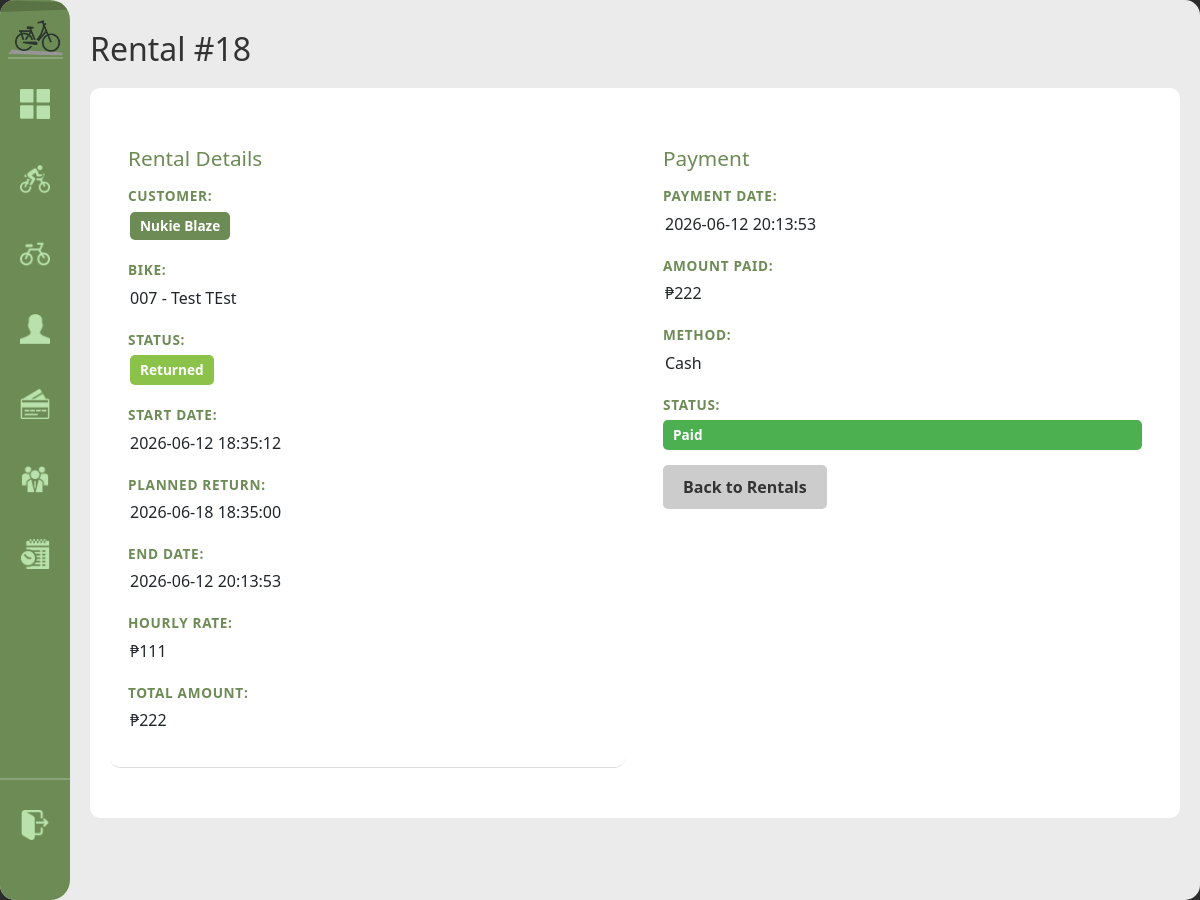
Page /rental/18 (signed in) on the earlier database version.
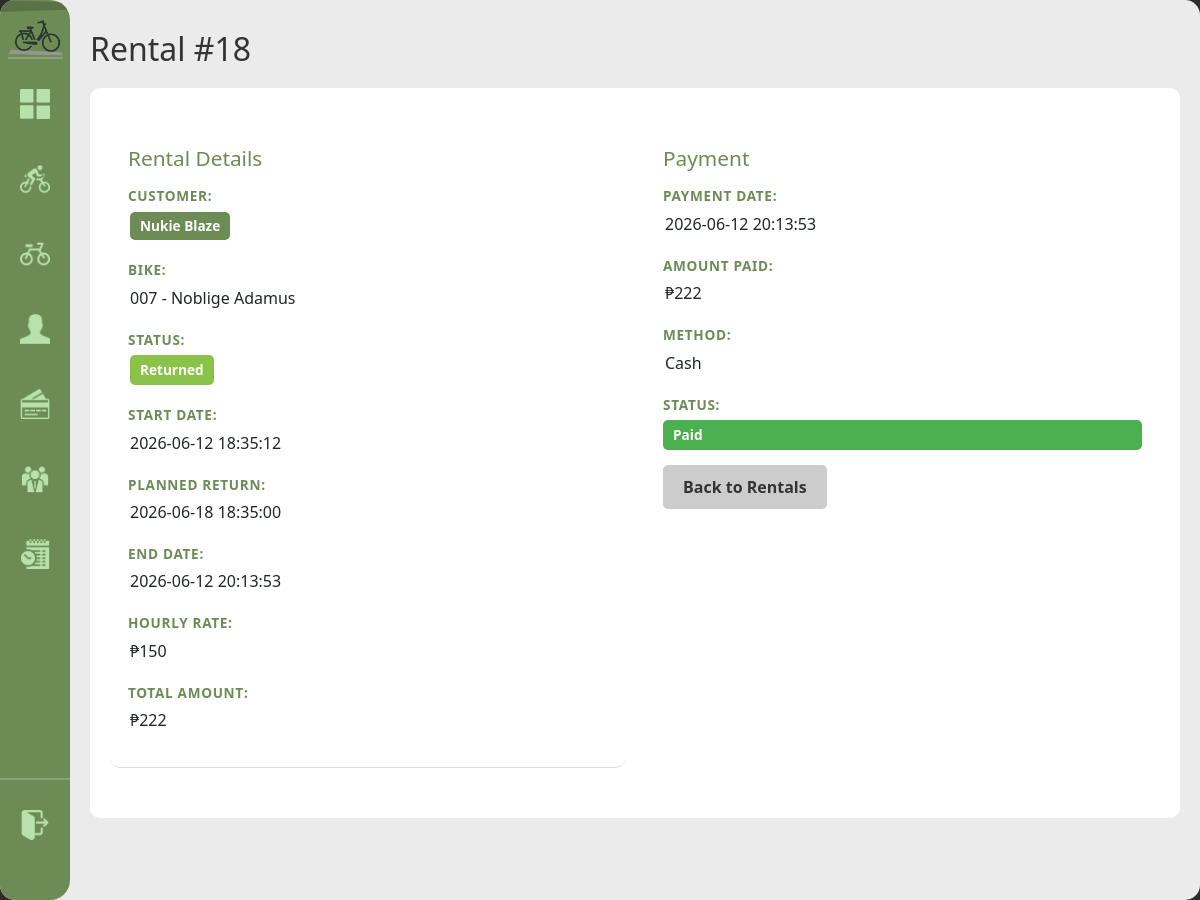
Same page on the later database version.
### tables this page shows
CREATE TABLE bike (
            bike_id INTEGER PRIMARY KEY AUTOINCREMENT,
            bike_code TEXT NOT NULL UNIQUE,
            brand TEXT NOT NULL, model TEXT NOT NULL,
            color TEXT NOT NULL,
            bike_rate DECIMAL(8,2) NOT NULL DEFAULT 0,
            type TEXT NOT NULL DEFAULT 'standard',
            status TEXT NOT NULL DEFAULT 'available' CHECK(status IN('available','rented','retired')),
            date_added DATE NOT NULL DEFAULT(date('now','localtime'))
        );

### handlers/rentals_routes.py (the view, shortened to what this page needs)
@rentals_bp.route('/rental/<int:rid>', methods=['GET', 'POST'])
@login_required
def rental_detail(rid):
    rental = database.get().get_rental(rid)
    payment = database.get().get_payment_for_rental(rid)
    preview_amount = None
    return render_template('rental_detail.html', rental=rental, payment=payment, preview_amount=preview_amount)

### app.py (called while the page is built)
def get_sidebar_state():
    return request.cookies.get('sidebarState') == 'expanded'

@app.context_processor
def inject_sidebar_state():
    return dict(sidebar_expanded=get_sidebar_state())

@app.context_processor
def inject_current_staff():
    staff = current_staff()
    return dict(current_staff=staff, is_admin=staff and staff.get("role") == "admin")

### modules/auth.py (called while the page is built)
def login_required(view):
    @wraps(view)
    def wrapped(*args, **kwargs):
        if not session.get("staff_id"):
            return redirect(url_for("login"))
        return view(*args, **kwargs)
    return wrapped

def current_staff():
    if not session.get("staff_id"):
        return None
    return {
        "staff_id": session.get("staff_id"),
        "username": session.get("username"),
        "first_name": session.get("first_name"),
        "last_name": session.get("last_name"),
        "role": session.get("role"),
    }

### modules/database.py (called while the page is built)
def get():
    if not db: init()
    return db

    def get_payment_for_rental(self, rid):
        r = self.conn.execute("SELECT * FROM payment WHERE rental_id = ?", (rid,)).fetchone()
        return dict(r) if r else None

### templates/rental_detail.html (shortened to what this page needs)
{% extends "base.html" %}
{% block content %}
<h1>Rental #{{ rental['rental_id'] }}</h1>
<div class="detail-container">
    <div class="detail-section">
        <h2>Rental Details</h2>
        <div class="detail-grid">
            <div class="detail-item">
                <span class="label">Customer:</span>
                <span class="value"><a href="{{ url_for('customers.customer_detail', cid=rental['customer_id']) }}">{{ rental['customer_name'] }}</a></span>
            </div>
            <div class="detail-item">
                <span class="label">Bike:</span>
                <span class="value">{{ rental['bike_code'] }} - {{ rental['brand'] }} {{ rental['model'] }}</span>
            </div>
            <div class="detail-item">
                <span class="label">Status:</span>
                <span class="value"><span class="status-badge status-{{ rental['status'] }}">{{ rental['status'].title() }}</span></span>
            </div>
            <div class="detail-item">
                <span class="label">Start Date:</span>
                <span class="value">{{ rental['rental_start'] }}</span>
            </div>
            <div class="detail-item">
                <span class="label">Planned Return:</span>
                <span class="value">{{ rental['planned_return'] or 'Not set' }}</span>
            </div>
            <div class="detail-item">
                <span class="label">End Date:</span>
                <span class="value">{{ rental['rental_end'] or 'Not Returned' }}</span>
            </div>
            <div class="detail-item">
                <span class="label">Hourly Rate:</span>
                <span class="value">₱{{ rental['rental_rate'] }}</span>
            </div>
            <div class="detail-item">
                <span class="label">{% if rental['status'] in ['active', 'overdue'] %}Amount Due{% else %}Total Amount{% endif %}:</span>
                <span class="value">
                    {% if rental['status'] in ['active', 'overdue'] %}
                        ₱{{ "{:.0f}".format(preview_amount) }}
                    {% else %}
                        {{ 'Pending' if rental['total_amount'] is none else '₱' ~ '%.0f' % rental['total_amount'] }}
                    {% endif %}
                </span>
            </div>
        </div>
    </div>
    {% if payment %}
    <div class="detail-section">
        <h2>Payment</h2>
        <div class="detail-grid">
            <div class="detail-item">
                <span class="label">Payment Date:</span>
                <span class="value">{{ payment['payment_date'] }}</span>
            </div>
            <div class="detail-item">
                <span class="label">Amount Paid:</span>
                <span class="value">₱{{ payment['amount_paid'] }}</span>
            </div>
            <div class="detail-item">
                <span class="label">Method:</span>
                <span class="value">{{ payment['payment_method'].title() }}</span>
            </div>
            <div class="detail-item">
                <span class="label">Status:</span>
                <span class="status-badge status-{{ payment['payment_status'] }}">{{ payment['payment_status'].title() }}</span>
            </div>
        </div>
        <a href="{{ url_for('rentals.rentals') }}" class="btn-secondary">Back to Rentals</a>
    </div>
    {% endif %}
</div>
{% endblock %}

Differences in the rows shown:
changed bike: brand "Test" → "Noblige"; model "TEst" → "Adamus"; rental_rate "111" → "150"
